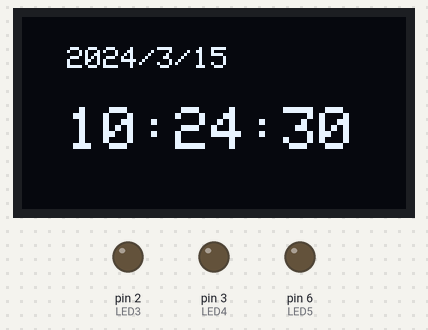
Bench run of a sketch on a simulated Arduino Uno, built with avr-gcc and run on an emulated ATmega328P. Parts: 128×64 one-colour display, output pins drawn as LEDs (lit = HIGH). The local clock reads 2024-03-15 10:24:30 at power-on unless the sketch sets it; random numbers use the default seed unless the sketch sets one; pins used as bus, display or sensor lines are not drawn.

Above: at 0.1 s.
At 5.1 s:
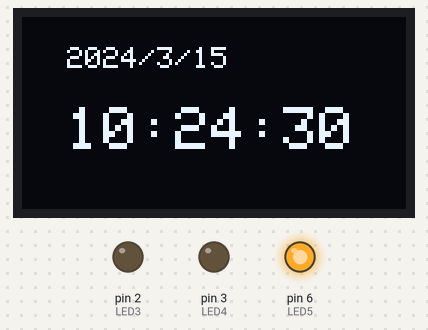
At 8.8 s:
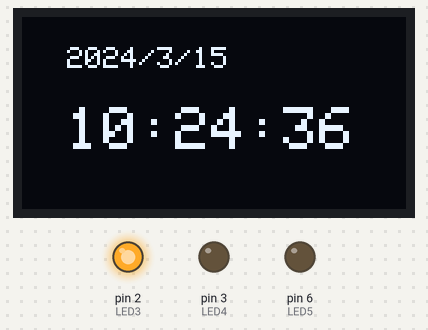
At 17.9 s:
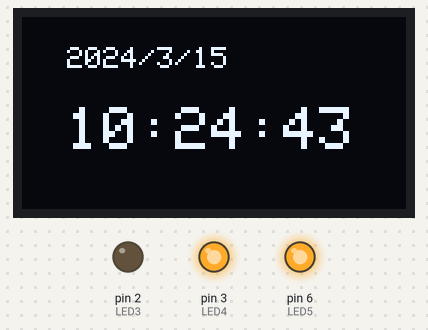
At 26.7 s:
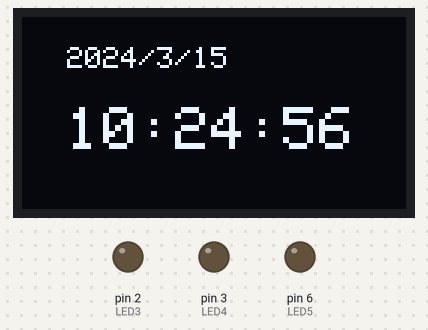
At 36.3 s:
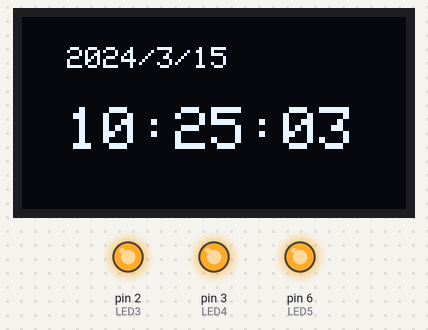
Timing chart, 0 to 40.0 s (numbered marks = the images above):
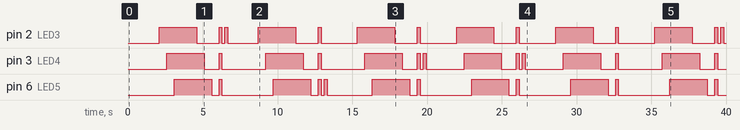

Measured:
- by itself, pin 2 (LED3): LOW → HIGH at 2.1 s, → LOW 2.5 s later, → HIGH 1.5 s later, → LOW 0.20 s later, … (28 changes in this stretch)
- by itself, pin 3 (LED4): LOW → HIGH at 2.6 s, → LOW 2.5 s later, → HIGH 1.0 s later, → LOW 0.20 s later, … (28 changes in this stretch)
- by itself, pin 6 (LED5): LOW → HIGH at 3.1 s, → LOW 2.5 s later, → HIGH 0.50 s later, → LOW 0.20 s later, … (26 changes in this stretch)

The sketch:

code.ino
```cpp
#include <Wire.h>
#include <Adafruit_GFX.h>
#include <Adafruit_SSD1306.h>
#include <RTClib.h>

// ---- OLED Display config ----
#define SCREEN_WIDTH   128
#define SCREEN_HEIGHT  64
#define OLED_RESET     -1
#define SCREEN_ADDRESS 0x3C

// ---- I2C pins (XIAO RP2040) ----
#define I2C_SDA 4
#define I2C_SCL 5

// ---- LED pins ----
#define LED1 0
#define LED2 1
#define LED3 2
#define LED4 3
#define LED5 6

Adafruit_SSD1306 display(SCREEN_WIDTH, SCREEN_HEIGHT, &Wire, OLED_RESET);
RTC_DS3231 rtc;

void setup() {
  Serial.begin(115200);

  // LEDs
  pinMode(LED1, OUTPUT);
  pinMode(LED2, OUTPUT);
  pinMode(LED3, OUTPUT);
  pinMode(LED4, OUTPUT);
  pinMode(LED5, OUTPUT);

  // I2C on custom pins, then bring it up once
  Wire.setSDA(I2C_SDA);
  Wire.setSCL(I2C_SCL);
  Wire.begin();

  if (!display.begin(SSD1306_SWITCHCAPVCC, SCREEN_ADDRESS)) {
    Serial.println(F("SSD1306 allocation failed"));
    for (;;); // halt here only, doesn't block the rest of setup
  }
  display.clearDisplay();
  display.display();

  // Initialize RTC
  if (!rtc.begin()) {
    Serial.println("Couldn't find RTC");
    while (1);
  }

  // Automatically set RTC to compile time if it lost power
  if (rtc.lostPower()) {
    rtc.adjust(DateTime(F(__DATE__), F(__TIME__)));
  }
}

void blink() {
  digitalWrite(LED1, HIGH);
  delay(500);
  digitalWrite(LED2, HIGH);
  delay(500);
  digitalWrite(LED3, HIGH);
  delay(500);
  digitalWrite(LED4, HIGH);   // was LED1 again — fixed
  delay(500);
  digitalWrite(LED5, HIGH);
  delay(500);
  digitalWrite(LED1, LOW);
  delay(500);
  digitalWrite(LED2, LOW);
  delay(500);
  digitalWrite(LED3, LOW);
  delay(500);
  digitalWrite(LED4, LOW);
  delay(500);
  digitalWrite(LED5, LOW);
  delay(500);
}

void allblink() {
  digitalWrite(LED1, HIGH);
  digitalWrite(LED2, HIGH);
  digitalWrite(LED3, HIGH);
  digitalWrite(LED4, HIGH);
  digitalWrite(LED5, HIGH);
  delay(200);
  digitalWrite(LED1, LOW);
  digitalWrite(LED2, LOW);
  digitalWrite(LED3, LOW);
  digitalWrite(LED4, LOW);
  digitalWrite(LED5, LOW);
  delay(200);
}

// Renamed from random() — that name collides with Arduino's built-in RNG
void randomLED() {
  int pins[] = {LED1, LED2, LED3, LED4, LED5};
  int pin = pins[random(0, 5)]; // random(min, max) is exclusive of max, so 0..4 covers all 5
  digitalWrite(pin, HIGH);
  delay(200);
  digitalWrite(pin, LOW);
}

void screen() {
  DateTime now = rtc.now();

  display.clearDisplay();

  // Display Date
  display.setTextSize(1);
  display.setTextColor(SSD1306_WHITE);
  display.setCursor(15, 10);
  display.print(now.year(), DEC);
  display.print('/');
  display.print(now.month(), DEC);
  display.print('/');
  display.print(now.day(), DEC);

  // Display Time
  display.setTextSize(2);
  display.setCursor(15, 30);

  if (now.hour() < 10) display.print('0');
  display.print(now.hour(), DEC);
  display.print(':');

  if (now.minute() < 10) display.print('0');
  display.print(now.minute(), DEC);
  display.print(':');

  if (now.second() < 10) display.print('0');
  display.print(now.second(), DEC);

  display.display();
  delay(1000);
}

void loop() {
  screen();
  blink();
  allblink();
  randomLED();
}
```
